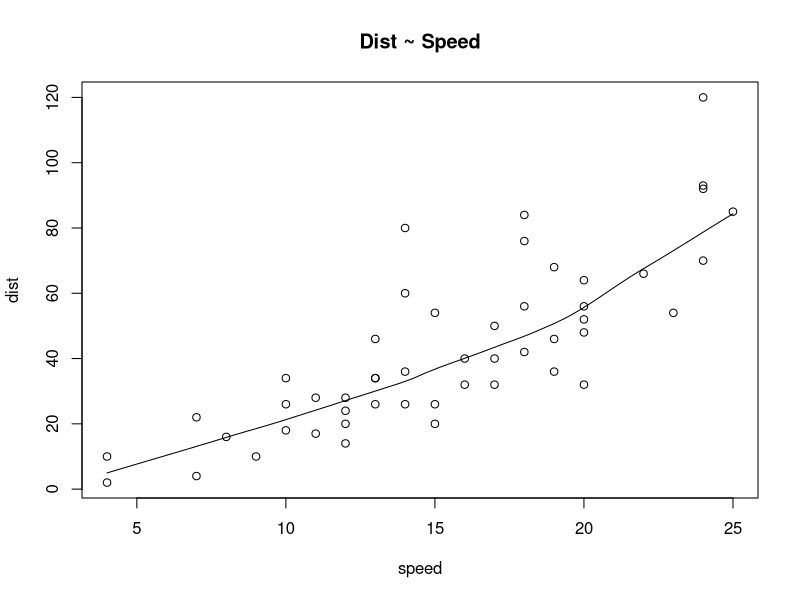
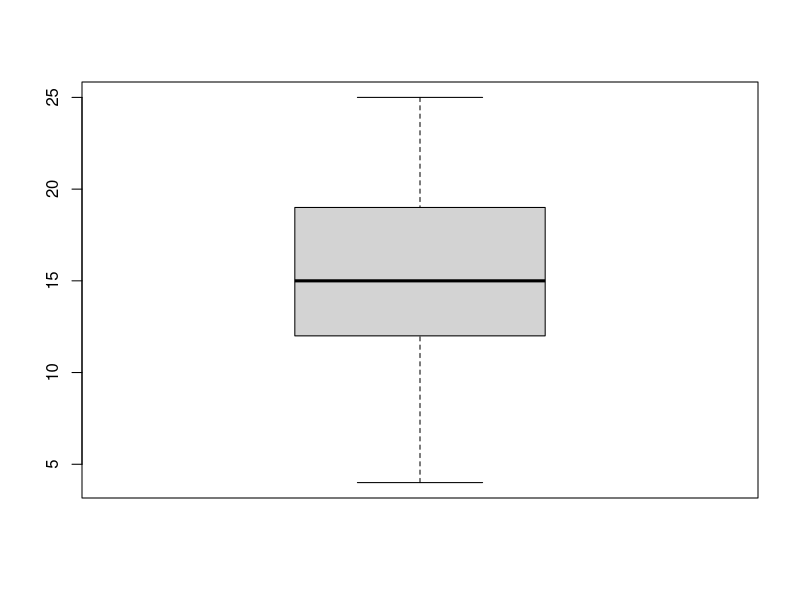
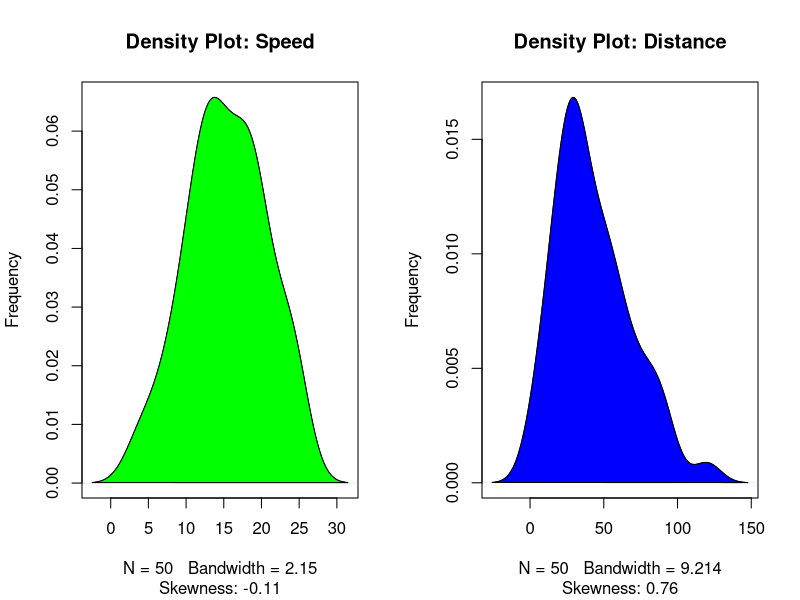

Source code (R) for these figures, in order:
#Reading "cars" dataset
head(cars)

#Step1
#Graphical analysis of data

#ScatterPlot
scatter.smooth(x = cars$speed, y = cars$dist, main="Dist ~ Speed", xlab = "speed", ylab = "dist")

boxplot(x = cars$speed)

par(mfrow=c(1, 2))
plot(density(cars$speed), main="Density Plot: Speed", ylab="Frequency", sub=paste("Skewness:", round(e1071::skewness(cars$speed), 2)))
polygon(density(cars$speed), col="green")

plot(density(cars$dist), main="Density Plot: Distance", ylab="Frequency", sub=paste("Skewness:", round(e1071::skewness(cars$dist), 2)))
polygon(density(cars$dist), col="blue")

cor(cars$speed, cars$dist)

#Building a linear model
linearMod <- lm(dist ~ speed, data=cars)
